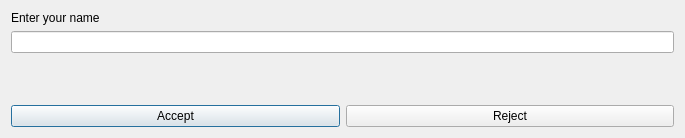
<?xml version="1.0" encoding="UTF-8"?>
<ui version="4.0">
 <class>Dialog</class>
 <widget class="QDialog" name="Dialog">
  <property name="geometry">
   <rect>
    <x>0</x>
    <y>0</y>
    <width>685</width>
    <height>138</height>
   </rect>
  </property>
  <property name="windowTitle">
   <string>Dialog</string>
  </property>
  <layout class="QVBoxLayout" name="verticalLayout_2">
   <item>
    <layout class="QVBoxLayout" name="verticalLayout">
     <item>
      <widget class="QLabel" name="label">
       <property name="text">
        <string>Enter your name</string>
       </property>
      </widget>
     </item>
     <item>
      <widget class="QLineEdit" name="txtName"/>
     </item>
    </layout>
   </item>
   <item>
    <spacer name="verticalSpacer">
     <property name="orientation">
      <enum>Qt::Vertical</enum>
     </property>
     <property name="sizeHint" stdset="0">
      <size>
       <width>20</width>
       <height>40</height>
      </size>
     </property>
    </spacer>
   </item>
   <item>
    <layout class="QHBoxLayout" name="horizontalLayout">
     <item>
      <widget class="QPushButton" name="btnReject">
       <property name="text">
        <string>Accept</string>
       </property>
      </widget>
     </item>
     <item>
      <widget class="QPushButton" name="btnAccept">
       <property name="text">
        <string>Reject</string>
       </property>
      </widget>
     </item>
    </layout>
   </item>
  </layout>
 </widget>
 <resources/>
 <connections>
  <connection>
   <sender>btnAccept</sender>
   <signal>clicked()</signal>
   <receiver>Dialog</receiver>
   <slot>reject()</slot>
   <hints>
    <hint type="sourcelabel">
     <x>488</x>
     <y>121</y>
    </hint>
    <hint type="destinationlabel">
     <x>619</x>
     <y>78</y>
    </hint>
   </hints>
  </connection>
 </connections>
</ui>
